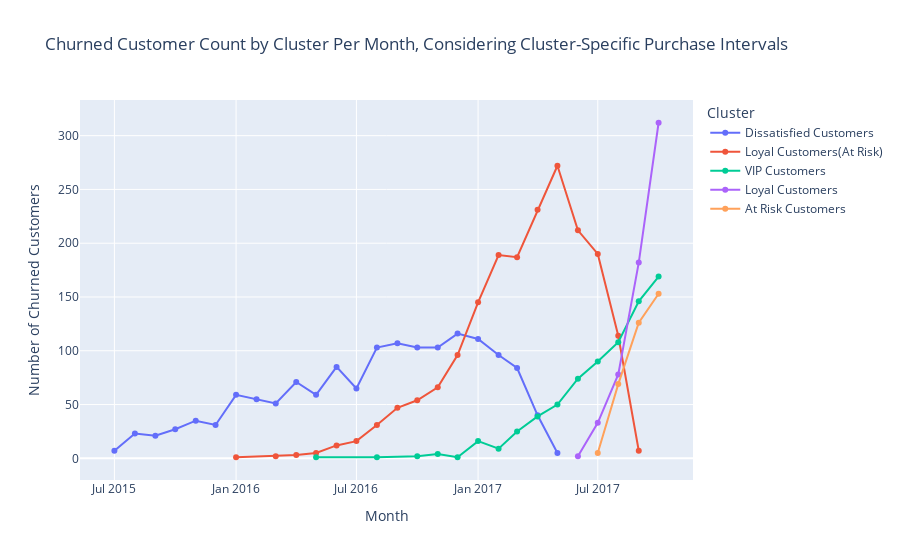

Notebook source saved alongside this figure:
### Code cell
# 이탈 고객 계산 전처리
customer_last_purchase = df.groupby('Customer Id').agg({
    'order date (DateOrders)': 'max',  # 마지막 거래 날짜
    'Cluster': 'last'  # 마지막 거래 시의 군집
}).reset_index()

# 평균 구매 간격을 반영한 이탈 날짜 계산
customer_last_purchase = pd.merge(customer_last_purchase, cluster_avg_intervals, on='Cluster', how='left')
customer_last_purchase['Churn Date'] = customer_last_purchase['order date (DateOrders)'] + pd.to_timedelta(customer_last_purchase['Avg Purchase Interval'], unit='D')

# 이탈 고객을 다음 월로 정의
customer_last_purchase['Churn Month'] = customer_last_purchase['Churn Date'].dt.to_period('M') + 1

# 2017년 9월 이전 데이터만 포함 (2017년 9월 데이터 포함)
customer_last_purchase = customer_last_purchase[customer_last_purchase['Churn Month'] <= '2017-10']

# 이탈 고객 수 계산
churned_customers_per_month = customer_last_purchase.groupby(['Churn Month', 'Cluster']).size().reset_index(name='Churned Customers')
churned_customers_per_month['Churn Month'] = churned_customers_per_month['Churn Month'].dt.strftime('%Y-%m')

# 그래프 객체 생성
fig = go.Figure()

# 이탈 고객 수 데이터 추가 (선 그래프)
for cluster in churned_customers_per_month['Cluster'].unique():
    cluster_data = churned_customers_per_month[churned_customers_per_month['Cluster'] == cluster]
    fig.add_trace(go.Scatter(
        x=cluster_data['Churn Month'],
        y=cluster_data['Churned Customers'],
        mode='lines+markers',
        name=f'{cluster}'
    ))

# 레이아웃 설정
fig.update_layout(
    title='Churned Customer Count by Cluster Per Month, Considering Cluster-Specific Purchase Intervals',
    xaxis_title='Month',
    yaxis_title='Number of Churned Customers',
    legend_title='Cluster'
)

# 그래프 표시
fig.show()

### Figure 1 — Plotly figure (JSON) as saved in the notebook; plotly's stock layout.template omitted (floating-point values rounded to 4 significant figures)
{"data": [{"mode": "lines+markers", "name": "Dissatisfied Customers", "type": "scatter", "x": ["2015-07", "2015-08", "2015-09", "2015-10", "2015-11", "2015-12", "2016-01", "2016-02", "2016-03", "2016-04", "2016-05", "2016-06", "2016-07", "2016-08", "2016-09", "2016-10", "2016-11", "2016-12", "2017-01", "2017-02", "2017-03", "2017-04", "2017-05"], "y": [7, 23, 21, 27, 35, 31, 59, 55, 51, 71, 59, 85, 65, 103, 107, 103, 103, 116, 111, 96, 84, 40, 5]}, {"mode": "lines+markers", "name": "Loyal Customers(At Risk)", "type": "scatter", "x": ["2016-01", "2016-03", "2016-04", "2016-05", "2016-06", "2016-07", "2016-08", "2016-09", "2016-10", "2016-11", "2016-12", "2017-01", "2017-02", "2017-03", "2017-04", "2017-05", "2017-06", "2017-07", "2017-08", "2017-09"], "y": [1, 2, 3, 5, 12, 16, 31, 47, 54, 66, 96, 145, 189, 187, 231, 272, 212, 190, 114, 7]}, {"mode": "lines+markers", "name": "VIP Customers", "type": "scatter", "x": ["2016-05", "2016-08", "2016-10", "2016-11", "2016-12", "2017-01", "2017-02", "2017-03", "2017-04", "2017-05", "2017-06", "2017-07", "2017-08", "2017-09", "2017-10"], "y": [1, 1, 2, 4, 1, 16, 9, 25, 39, 50, 74, 90, 108, 146, 169]}, {"mode": "lines+markers", "name": "Loyal Customers", "type": "scatter", "x": ["2017-06", "2017-07", "2017-08", "2017-09", "2017-10"], "y": [2, 33, 78, 182, 312]}, {"mode": "lines+markers", "name": "At Risk Customers", "type": "scatter", "x": ["2017-07", "2017-08", "2017-09", "2017-10"], "y": [5, 69, 126, 153]}], "layout": {"legend": {"title": {"text": "Cluster"}}, "title": {"text": "Churned Customer Count by Cluster Per Month, Considering Cluster-Specific Purchase Intervals"}, "xaxis": {"title": {"text": "Month"}}, "yaxis": {"title": {"text": "Number of Churned Customers"}}}}
